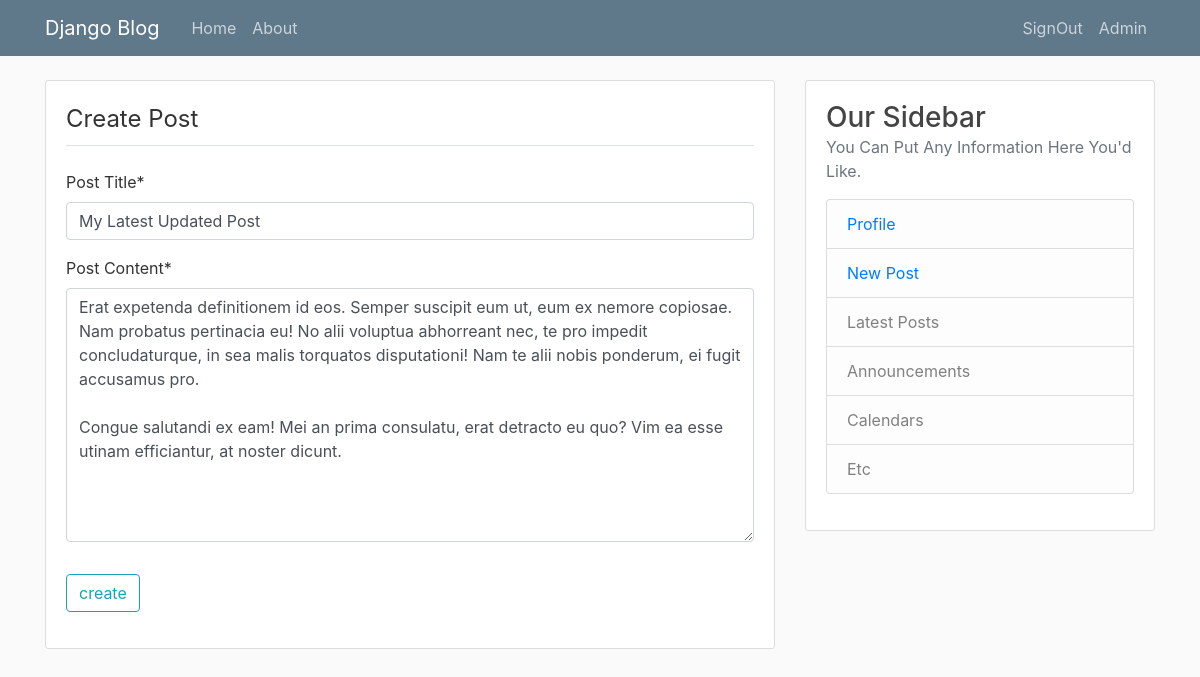
Page /posts/My Latest Updated Post/update/ (signed in) on the committed database.
### a_blog/models.py (models this page shows, shortened)
class Post(models.Model):
  post_title = models.CharField(max_length=150)
  post_publish_date = models.DateTimeField(default=timezone.now)
  post_content = models.TextField()
  post_author = models.ForeignKey(User, on_delete=models.CASCADE)

### a_blog/views.py (the view, shortened to what this page needs)
# urls.py: path('posts/<slug>/update/',PostUpdateView.as_view(),name="post-updater"),
class PostUpdateView(LoginRequiredMixin,UserPassesTestMixin,UpdateView):
    model = Post
    fields = ["post_title","post_content"]
    context_object_name = 'post'
    slug_field = 'post_title'
    def test_func(self):
      post = self.get_object()
      if self.request.user == post.post_author:
        return True
      else:
        return False

### a_blog/templates/a_blog/post_form.html (shortened to what this page needs)
{% extends 'layout.html' %}
{% load crispy_forms_tags %}
{% block content %}
    <div class="content-section">
        <form method="POST">
            <fieldset class="form-group">
                <legend class="border-bottom pb-2 mb-4">create post</legend>
                {{ form|crispy}}
            </fieldset>
            <div class="form-group">
                <button class="btn btn-outline-info" type="submit">create</button>
            </div>
        </form>
    </div>
{% endblock content %}

### a_blog/static/a_blog/main.css (style rules this page uses)
body { text-transform: capitalize !important; background: #fafafa; color: #333333; margin-top: 5rem; }
.content-section { background: #ffffff; padding: 20px; border: 1px solid #dddddd; border-radius: 3px; margin-bottom: 20px; }

### rows in the picture
Post: post_title "My Latest Updated Post", post_content "Erat expetenda definitionem id eos. Semper suscipit eum ut, eum ex nemore copiosae. Nam probatus pertinacia eu! No alii voluptua abhorreant nec, te pro impedit concludaturque, in sea malis torquatos disputationi! Nam te alii nobis ponderum, ei fugit accusamus pro. Congue salutandi ex eam! Mei an prima consulatu, erat detracto eu quo? Vim ea esse utinam efficiantur, at noster dicunt."
